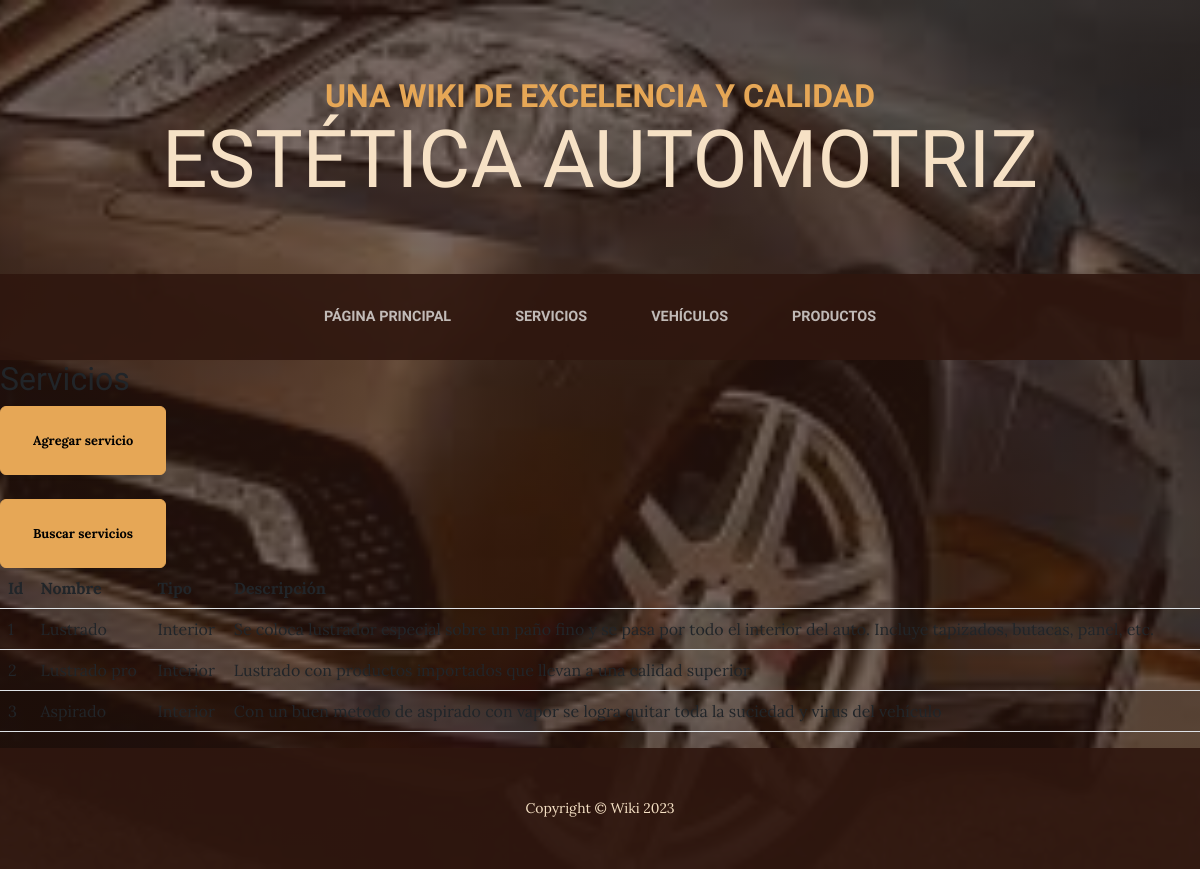
The app's page /servicios/ with its own data.
### aplicacion/models.py (models this page shows)
class Servicio(models.Model):
    nombre = models.CharField(max_length=30)
    tipo = models.CharField(max_length=10)
    descripcion = models.CharField(max_length=200)

### aplicacion/views.py (the view)
# urls.py: path('servicios/', servicios, name="servicios" ),
def servicios(request):
    contexto = {'servicios': Servicio.objects.all()}
    return render(request, "aplicacion/servicios.html", contexto)

### aplicacion/templates/aplicacion/servicios.html
{% extends 'aplicacion/base.html' %}
{% load static %}
{% block titulo %}
    Servicios
{% endblock titulo %}
{% block contenido %}
    <div class="intro-button mx-auto"><a class="btn btn-primary btn-xl" href="{% url 'agregarServicio' %}">Agregar servicio</a></div>
    <br>
    <div class="intro-button mx-auto"><a class="btn btn-primary btn-xl" href="{% url 'busquedaServicio' %}">Buscar servicios</a></div>
    <table class="table table-striped">
        <thead>
            <tr>
                <th>Id</th>
                <th>Nombre</th>
                <th>Tipo</th>
                <th>Descripción</th>
            </tr>
        </thead>
        <tbody>
            {% for servicio in servicios  %}
                    <tr>
                        <td>{{ servicio.id }}</td>
                        <td>{{ servicio.nombre }}</td>
                        <td>{{ servicio.tipo }}</td>
                        <td>{{ servicio.descripcion }}</td>
                    </tr>
            {% endfor %}
        </tbody>
    </table>
{% endblock contenido %}

### aplicacion/templates/aplicacion/base.html (shortened to what this page needs)
<!DOCTYPE html>
<html lang="en">
    {% load static %}
    <head>
        <link href="{% static 'aplicacion/css/styles.css' %}" rel="stylesheet" />
    </head>
    <body>
        <header>
            <h1 class="site-heading text-center text-faded d-none d-lg-block">
                <span class="site-heading-upper text-primary mb-3">Una Wiki de excelencia y calidad</span>
                <span class="site-heading-lower">Estética Automotriz</span>
            </h1>
        </header>
        <nav class="navbar navbar-expand-lg navbar-dark py-lg-4" id="mainNav">
            <div class="container">
                <div class="collapse navbar-collapse" id="navbarSupportedContent">
                    <ul class="navbar-nav mx-auto">
                        <li class="nav-item px-lg-4"><a class="nav-link text-uppercase" href="{% url 'home' %}">Página principal</a></li>
                        <li class="nav-item px-lg-4"><a class="nav-link text-uppercase" href="{% url 'servicios' %}">Servicios</a></li>
                        <li class="nav-item px-lg-4"><a class="nav-link text-uppercase" href="{% url 'vehiculos' %}">Vehículos</a></li>
                        <li class="nav-item px-lg-4"><a class="nav-link text-uppercase" href="{% url 'productos' %}">Productos</a></li>
                    </ul>
                </div>
            </div>
        </nav>
        <h2>
            {% block titulo %}
            {% endblock titulo %}
        </h2>
        {% block contenido %}
        {% endblock contenido %}
        <footer class="footer text-faded text-center py-5">
            <div class="container"><p class="m-0 small">Copyright &copy; Wiki 2023</p></div>
        </footer>
    </body>
</html>

### records on screen
Servicio: nombre "Lustrado", tipo "Interior", descripcion "Se coloca lustrador especial sobre un paño fino y se pasa por todo el interior del auto. Incluye tapizados, butacas, panel, etc."
Servicio: nombre "Lustrado pro", tipo "Interior", descripcion "Lustrado con productos importados que llevan a una calidad superior"
Servicio: descripcion "Con un buen metodo de aspirado con vapor se logra quitar toda la suciedad y virus del vehículo"
